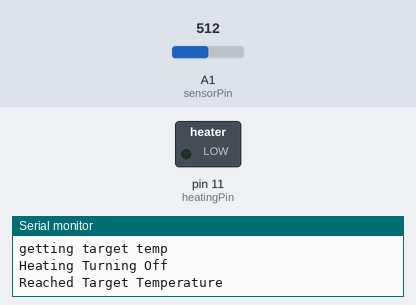
A sketch run on a simulated Arduino Uno, built with avr-gcc and run on an emulated ATmega328P. Shown: switched loads named in the sketch (green lamp = pin HIGH), the last lines printed to the serial monitor. The inputs (shaded band) are chosen by the test bench; at power-on: A1 (sensorPin) = 512.

Above: at 5.8 s.
5.9 s: A1 (sensorPin) set to 160
11.9 s: A1 (sensorPin) set to 130
At 15.9 s:
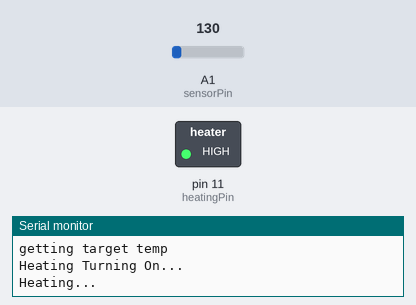
17.9 s: A1 (sensorPin) set to 306
At 21.0 s:
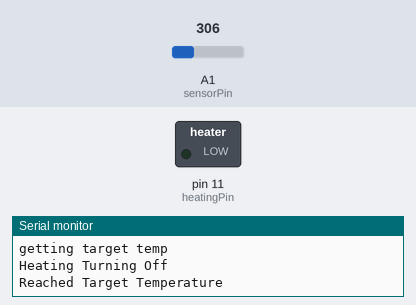
23.9 s: A1 (sensorPin) set to 122
At 26.3 s:
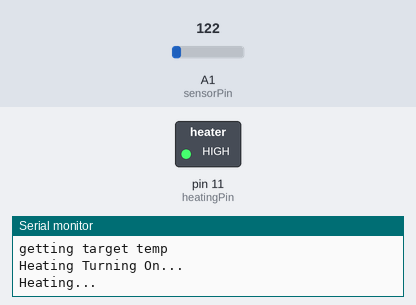
Timing chart, 0 to 27.8 s (numbered marks = the images above; inputs shaded):
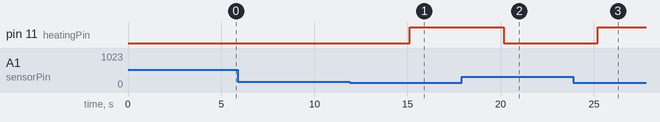

The sketch:

JointBrace.ino
```cpp
#include <SoftwareSerial.h>

SoftwareSerial hc06(2,3);

int sensorPin = 1;
int heatingPin = 11;
int targetTemp = 70;

void setup() {
  Serial.begin(9600);
  pinMode(heatingPin, OUTPUT);
  pinMode(sensorPin, INPUT);

  hc06.begin(9600); //hc06 is the bluetooth module we use, 9600 is bytes sent
  Serial.println(" setting up");
}

void setTargetTemp() {
  Serial.println("checking for hc06");
  if (hc06.available()){
    targetTemp = hc06.read();
    Serial.println('reading temp');
    Serial.println(targetTemp);
  }
}

int getTargetTemp() {
  Serial.println("getting target temp");
  return targetTemp;
}

int getTemperature() {
    int reading = analogRead(sensorPin);

    // converting that reading to voltage, for 3.3v arduino use 3.3
     float voltage = reading * 5.0;
     voltage /= 1024.0;

      // print out the voltage
    //Serial.println(voltage); Serial.println(" volts");

      // now print out the temperature
     float temperatureC = (voltage - 0.5) * 100 ;  //converting from 10 mv per degree wit 500 mV offset
                                               //to degrees ((voltage - 500mV) times 100)

      // now convert to Fahrenheit
     float temperatureF = (temperatureC * 9.0 / 5.0) + 32.0;
    Serial.println(temperatureF); Serial.println(" Degrees F");
    return temperatureF;
}

void setTemperatureSwitch(bool value) {
  if (value) {
    analogWrite(heatingPin, 255); //turns heat on full power
    Serial.println("Heating Turning On...");
    } else {
      analogWrite(heatingPin, 0);//turns it off
      Serial.println("Heating Turning Off");
    }
}

void controlTemperature() {
  if (getTemperature() < getTargetTemp()) {
    setTemperatureSwitch(true);
    Serial.println("Heating...");
  } else {
    setTemperatureSwitch(false);
    Serial.println("Reached Target Temperature");
  }
}

void loop() {
  controlTemperature();
  delay(5000);//delays speed temperature changes
  setTargetTemp();
}
```

Measured:
- the behaviour switches between 146 and 145 on A1 (sensorPin) (found by bisection; images 0 and 1)
- after the input at 11.9 s, pin 11 (heatingPin): LOW → HIGH after 3.2 s
- after the input at 17.9 s, pin 11 (heatingPin): HIGH → LOW after 2.3 s
- after the input at 23.9 s, pin 11 (heatingPin): LOW → HIGH after 1.3 s
